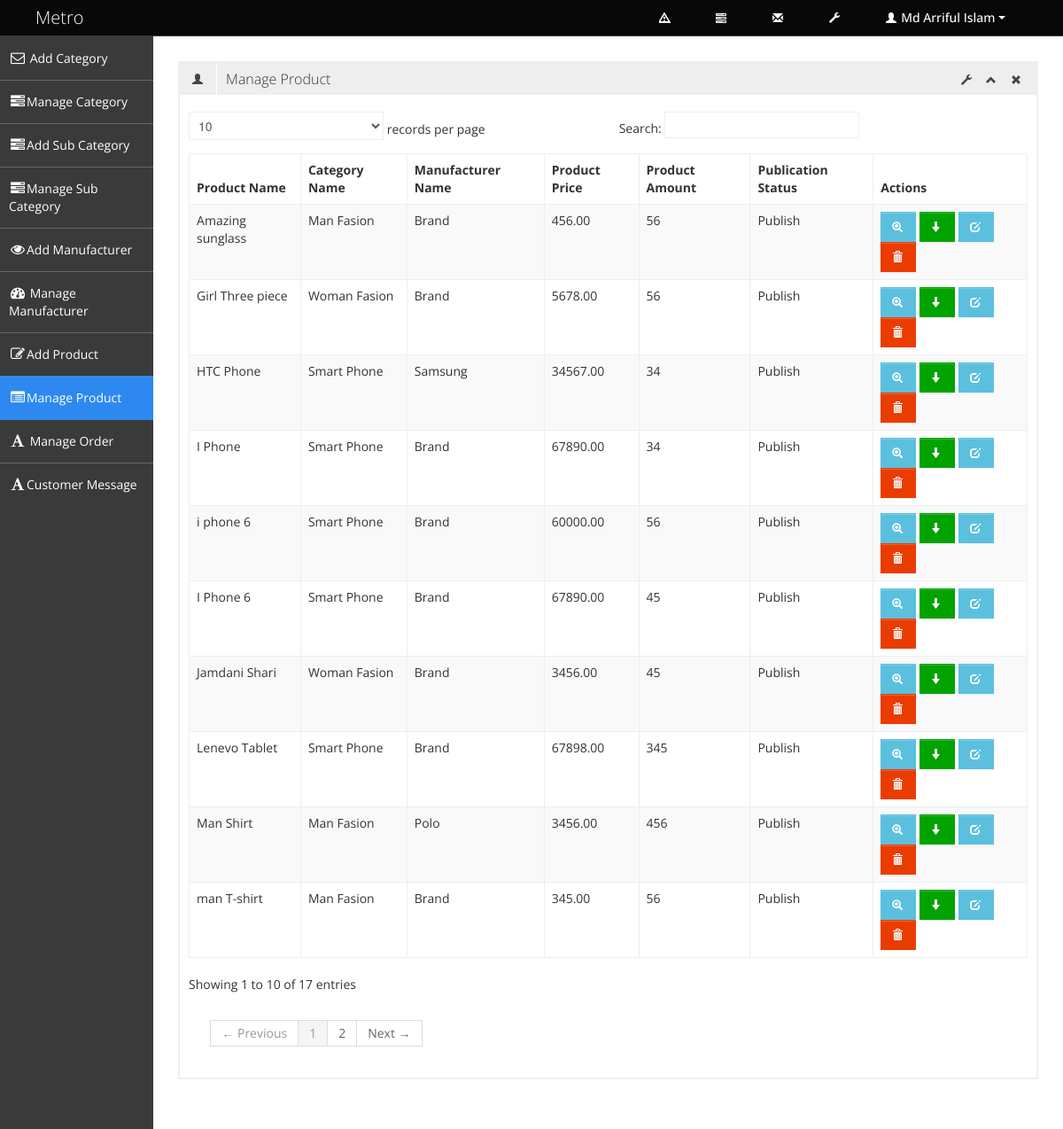
Screenshot of /admin/manage_product.php (signed in) with the database file from the repository.
### tables this page shows
CREATE TABLE `tbl_product` (
  `product_id` int(11) NOT NULL,
  `product_name` varchar(256) NOT NULL,
  `category_id` int(3) NOT NULL,
  `sub_category_id` int(3) NOT NULL,
  `manufacturer_id` int(3) NOT NULL,
  `product_price` float(10,2) NOT NULL,
  `stock_quantity` int(7) NOT NULL,
  `product_short_description` text NOT NULL,
  `product_long_description` text NOT NULL,
  `product_image` text NOT NULL,
  `publication_status` tinyint(1) NOT NULL
);

CREATE TABLE `tbl_category` (
  `category_id` int(3) NOT NULL,
  `category_name` varchar(100) NOT NULL,
  `category_description` text NOT NULL,
  `publication_status` tinyint(1) NOT NULL
);

CREATE TABLE `tbl_manufacturer` (
  `manufacturer_id` int(3) NOT NULL,
  `manufacturer_name` varchar(100) NOT NULL,
  `manufacturer_description` text NOT NULL,
  `publication_status` tinyint(1) NOT NULL
);

### admin/manage_product.php (called while the page is built, shortened)
<?php
include './admin_master.php';
?>

### classes/super_admin.php (called while the page is built, shortened)
<?php
class Super_admin {
    private $db_connect;
    public function __construct() {
        $host_name = 'localhost';
        $user_name = 'root';
        $password = '';
        $db_name = 'db_ecomerce';
        $this->db_connect = mysqli_connect($host_name, $user_name, $password, $db_name);
    }
    public function select_all_product_info(){
        $sql = "SELECT p.product_id,p.product_name, p.category_id,p.manufacturer_id,p.product_price,p.stock_quantity,p.publication_status,c.category_name,m.manufacturer_name FROM tbl_product as p, tbl_category as c,tbl_manufacturer as m WHERE p.category_id=c.category_id AND p.manufacturer_id=m.manufacturer_id";
        if (mysqli_query($this->db_connect, $sql)) {
            $query_result = mysqli_query($this->db_connect, $sql);
            return $query_result;
        } else {
            die("Query Problem" . mysqli_error($this->db_connect));
        }
    }
}

### admin/pages/manage_product_content.php (the view, shortened to what this page needs)
<?php
 $query_result= $obj_super_admin->select_all_product_info();
?>
<div class="row-fluid sortable">
    <div class="box span12">
        <div class="box-header" data-original-title>
            <h2><i class="halflings-icon user"></i><span class="break"></span>Manage Product</h2>
            <div class="box-icon">
                <a href="#" class="btn-setting"><i class="halflings-icon wrench"></i></a>
                <a href="#" class="btn-minimize"><i class="halflings-icon chevron-up"></i></a>
                <a href="#" class="btn-close"><i class="halflings-icon remove"></i></a>
            </div>
        </div>
        <div class="box-content">
            <table class="table table-striped table-bordered bootstrap-datatable datatable">
                <thead>
                    <tr>
                        <th>Product Name</th>
                        <th>Category Name</th>
                        <th>Manufacturer Name</th>
                        <th>Product Price</th>
                        <th>Product Amount</th>
                        <th>Publication Status</th>
                        <th>Actions</th>
                    </tr>
                </thead>
                <tbody>
             <?php while ($product_info=  mysqli_fetch_assoc($query_result)){?>
                    <tr>
                        <td><?php echo $product_info['product_name'];?></td>
                        <td class="center"><?php echo $product_info['category_name'];?></td>
                        <td class="center"><?php echo $product_info['manufacturer_name'];?></td>
                        <td class="center"><?php echo $product_info['product_price'];?></td>
                        <td class="center"><?php echo $product_info['stock_quantity'];?></td>
                        <td class="center"><?php
                            if($product_info['publication_status']==1){
                                echo 'Publish';
                            }  else {
                                echo 'Unpublish';
                            }
                            ?>
                        </td>
                        <td class="center">
                            <a class="btn btn-info" href="view_product.php?id=<?php echo $product_info['product_id'];?>" title="View Product">
                                <i class="halflings-icon white zoom-in"></i>
                            </a>
                            <?php if ($product_info['publication_status']==1) {?>
                            <a class="btn btn-success" href="?status=unpublish&&id=<?php echo $product_info['product_id'];?>" title="unpublish">
                                <i class="halflings-icon white arrow-down"></i>
                            </a>
                            <?php } else {?>
                                         <a class="btn btn-danger" href="?status=publish&&id=<?php echo $product_info['product_id']; ?>" title="publish">
                                        <i class="halflings-icon white arrow-up"></i>
                                         </a>
                            <?php }?>
                            <a class="btn btn-info" href="edit_product.php?id=<?php echo $product_info['product_id'];?>" title="Edit">
                                <i class="halflings-icon white edit"></i>
                             </a>
                            <a class="btn btn-danger" href="?status=delete&&id=<?php echo $product_info['product_id'];?>" title="Delete" onclick="return check_delete_info();">
                                <i class="halflings-icon white trash"></i>
                            </a>
                        </td>
                    </tr>
             <?php }?>
                </tbody>
            </table>
        </div>
    </div>
</div>

### assets/admin_assets/css/style.css (style rules this page uses)
body { background: #F5F5F5; color: #333; border: none; font-family: 'Open Sans', sans-serif; font-weight: 400; }
h2 { font-size: 16px; line-height: 16px; }
.box { border: 2px solid #eee; background: #fff !important; margin-bottom: 28px; }
.box-header { height: 16px; font-size: 16px; line-height: 16px; padding: 10px; background: #eee; -webkit-box-shadow: none; -moz-box-shadow: none; box-shadow: none; overflow: hidden; }
.box-header h2 { float:left; margin-top: 0px; font-weight: 300; }
.box-header h2 i { margin: 0px 3px 0px 4px; opacity: .8; filter: alpha(opacity=80); -ms-filter:"progid:DXImageTransform.Microsoft.Alpha(Opacity=80)"; }
.box-header .box-icon { float:right; margin-top: 1px; }
.box-header .box-icon i { -webkit-transition: all 0.1s ease-in-out; -moz-transition: all 0.1s ease-in-out; -o-transition: all 0.1s ease-in-out; -ms-transition: all 0.1s ease-in-out; transition: all 0.1s ease-in-out; opacity: .8; filter: alpha(opacity=80); -ms-filter:"progid:DXImageTransform.Microsoft.Alpha(Opacity=80)"; }
.box-header .box-icon a { margin: 0px 5px; }
.box-content { position: relative; z-index: 50; margin-top: -1px; padding: 10px; background: #fff !important; }
.btn { display: inline-block; padding: 6px 12px; margin-bottom: 0; font-size: 14px; font-weight: 500; line-height: 20px; text-align: center; white-space: nowrap; vertical-align: middle; cursor: pointer; border: 1px solid #a7a9aa; -webkit-border-radius: 0px !important; border-radius: 0px !important; }
.btn i { margin-top: 2px; }
.btn { color: #ffffff; background-color: #a7a9aa; border-color: #a7a9aa; background-image: none; filter: none; text-shadow: none; }
.btn-danger { background-color: #EB3C00; border-color: #EB3C00; }
.btn-success { background-color: #00A300; border-color: #00A300; }
.btn-info { background-color: #5bc0de; border-color: #5bc0de; }
.table th, .table td { border-top: 1px solid #eee; }
.table-bordered { border-color: #eee; -webkit-border-radius: 0px !important; -moz-border-radius: 0px !important; border-radius: 0px !important; }
.table-bordered th, .table-bordered td { border-left: 1px solid #eee; }
.table-bordered thead:first-child tr:first-child > th:first-child, .table-bordered tbody:first-child tr:first-child > td:first-child, .table-bordered tbody:first-child tr:first-child > th:first-child { -webkit-border-radius: 0px !important; -moz-border-radius: 0px !important; border-radius: 0px !important; }
.table-bordered thead:first-child tr:first-child > th:last-child, .table-bordered tbody:first-child tr:first-child > td:last-child, .table-bordered tbody:first-child tr:first-child > th:last-child { -webkit-border-radius: 0px !important; -moz-border-radius: 0px !important; border-radius: 0px !important; }
.table-bordered thead:last-child tr:last-child > th:first-child, .table-bordered tbody:last-child tr:last-child > td:first-child, .table-bordered tbody:last-child tr:last-child > th:first-child, .table-bordered tfoot:last-child tr:last-child > td:first-child, .table-bordered tfoot:last-child tr:last-child > th:first-child { -webkit-border-radius: 0px !important; -moz-border-radius: 0px !important; border-radius: 0px !important; }
.table-bordered thead:last-child tr:last-child > th:last-child, .table-bordered tbody:last-child tr:last-child > td:last-child, .table-bordered tbody:last-child tr:last-child > th:last-child, .table-bordered tfoot:last-child tr:last-child > td:last-child, .table-bordered tfoot:last-child tr:last-child > th:last-child { -webkit-border-radius: 0px !important; -moz-border-radius: 0px !important; border-radius: 0px !important; }

### rows the page displays
tbl_product: product_name "i phone 6", category.category_name "Smart Phone", manufacturer.manufacturer_name "Brand", product_price "60000.00", stock_quantity "56", publication_status "Publish"
tbl_product: product_name "Lenevo Tablet", category.category_name "Smart Phone", manufacturer.manufacturer_name "Brand", product_price "67898.00", stock_quantity "345", publication_status "Publish"
tbl_product: product_name "I Phone 6", category.category_name "Smart Phone", manufacturer.manufacturer_name "Brand", product_price "67890.00", stock_quantity "45", publication_status "Publish"
tbl_product: product_name "I Phone", category.category_name "Smart Phone", manufacturer.manufacturer_name "Brand", product_price "67890.00", stock_quantity "34", publication_status "Publish"
tbl_product: product_name "HTC Phone", category.category_name "Smart Phone", manufacturer.manufacturer_name "Samsung", product_price "34567.00", stock_quantity "34", publication_status "Publish"
tbl_product: product_name "Man Shirt", category.category_name "Man Fasion", manufacturer.manufacturer_name "Polo", product_price "3456.00", stock_quantity "456", publication_status "Publish"
tbl_product: product_name "man T-shirt", category.category_name "Man Fasion", manufacturer.manufacturer_name "Brand", product_price "345.00", stock_quantity "56", publication_status "Publish"
tbl_product: product_name "Amazing sunglass", category.category_name "Man Fasion", manufacturer.manufacturer_name "Brand", product_price "456.00", stock_quantity "56", publication_status "Publish"
tbl_product: product_name "Jamdani Shari", category.category_name "Woman Fasion", manufacturer.manufacturer_name "Brand", product_price "3456.00", stock_quantity "45", publication_status "Publish"
tbl_product: product_name "Girl Three piece", category.category_name "Woman Fasion", manufacturer.manufacturer_name "Brand", product_price "5678.00", stock_quantity "56", publication_status "Publish"

### other values shown
$_SESSION['admin_name'] "Md Arriful Islam"
